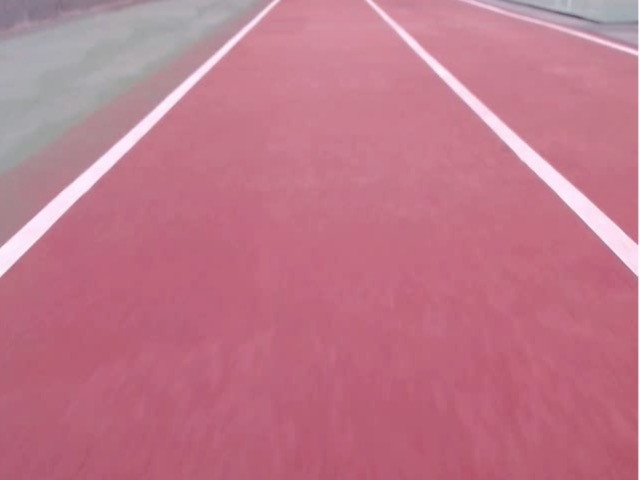
#> input picture img/cam_img.jpg, 640 x 480 px
$ python -i image_processing.py   (imports and definitions only)
#> lines starting #> are read from the running program, lines starting #| are printed output that depends on the picture; after the words box and inside, x2 and y2 are one past the last pixel; in counts of white or black regions, pixels touching at a corner belong together
#> further down, picture is the input picture: shape (480, 640, 3); mean B, G, R 138, 119, 191.4
import cv2
import numpy as np

_LB = 0
_LT = 1
_RB = 2
_RT = 3

_RED = (255, 0, 0)
_GREEN = (0, 255, 0)
_BLUE = (0, 0, 255)
_BLACK = (0, 0, 0)
_WHITE = (255, 255, 255)


# [42 lines left out: functions set_img_marker, make_wrapping_img, not called in this run]


def tmp(img_color):
    height, width = img_color.shape[:2]  # 이미지의 높이와 너비 불러옴, 가로 [0], 세로[1]
#> height = 480; width = 640
    hsv = cv2.cvtColor(img_color, cv2.COLOR_BGR2HSV)  # cvtColor 함수를 이용하여 hsv 색공간으로 변환
#> hsv: shape (480, 640, 3); mean H, S, V 168.2, 96.7, 191.6
    g_blur_img = cv2.GaussianBlur(hsv, (19, 19), 0)
#> g_blur_img: shape (480, 640, 3); mean H, S, V 168.2, 96.8, 191.6
    m_blur_img = cv2.medianBlur(g_blur_img, 19)
#> m_blur_img: shape (480, 640, 3); mean H, S, V 168.5, 96.9, 191.4

    # [27 lines of commented-out code are left out]

    img_mask = cv2.inRange(m_blur_img, (80, 5, 140), (255, 50, 255))  # 범위내의 픽셀들은 흰색, 나머지 검은색
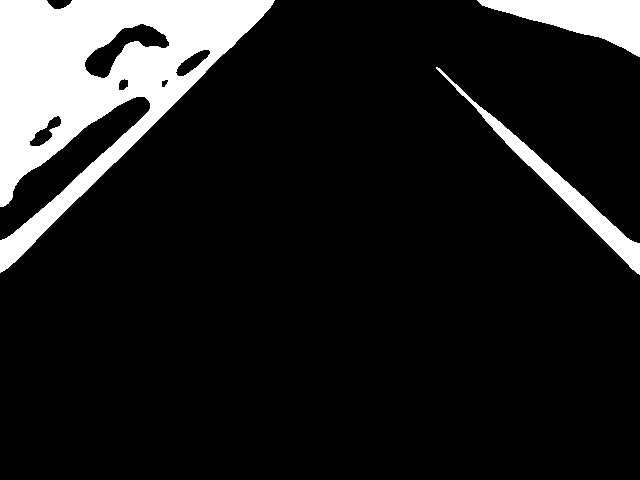
#> img_mask: shape (480, 640); 12.5% white; 3 white regions, box (x1, y1, x2, y2) and area: (0, 0, 275, 273) 30292, (477, 0, 640, 57) 4533, (436, 67, 640, 275) 3527
    img_result = cv2.bitwise_and(img_color, img_color, mask=img_mask)
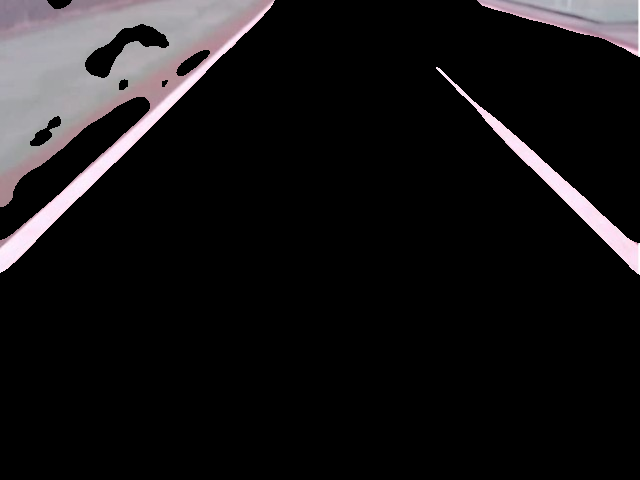
#> img_result: shape (480, 640, 3); mean B, G, R 22.8, 21.6, 23.2
    # cv2.imshow('img_mask', img_mask)
    # cv2.imshow('img_color', img_result)

    gray_img = cv2.cvtColor(img_result, cv2.COLOR_BGR2GRAY)
    ret, thr_img = cv2.threshold(gray_img, 160, 255, cv2.THRESH_BINARY)
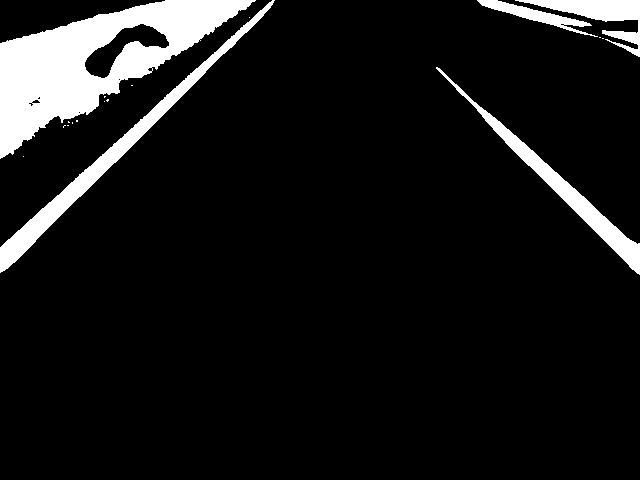
#> thr_img: shape (480, 640); 9% white; 18 white regions (13 under 20 px), largest, box (x1, y1, x2, y2) and area: (0, 0, 256, 159) 15844, (0, 0, 275, 273) 4929, (436, 67, 640, 275) 3525, (515, 0, 640, 57) 2170, (477, 0, 598, 37) 1098
    canny_img = cv2.Canny(thr_img, 30, 350)
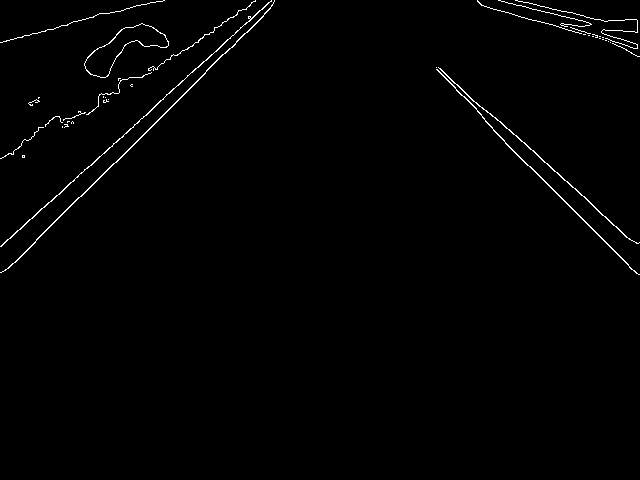
#> canny_img: shape (480, 640); 1% white in thin lines or dots, all inside (x1, y1, x2, y2) = (0, 0, 640, 275)

    return canny_img


# [43 lines left out: functions make_filtering_img, set_roi_area, not called in this run]

>>> import cv2
>>> picture = cv2.imread('img/cam_img.jpg')
>>> result = tmp(picture)
